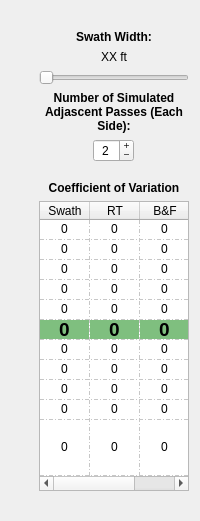
      <widget class="QWidget" name="tab">
       <attribute name="title">
        <string>Simulations</string>
       </attribute>
       <layout class="QHBoxLayout" name="horizontalLayout_62">
        <item>
         <layout class="QVBoxLayout" name="verticalLayout_17">
          <item>
           <widget class="MplWidget" name="plotWidgetRacetrack" native="true">
            <property name="sizePolicy">
             <sizepolicy hsizetype="Expanding" vsizetype="Preferred">
              <horstretch>0</horstretch>
              <verstretch>0</verstretch>
             </sizepolicy>
            </property>
           </widget>
          </item>
          <item>
           <widget class="MplWidget" name="plotWidgetBackAndForth" native="true">
            <property name="sizePolicy">
             <sizepolicy hsizetype="Expanding" vsizetype="Preferred">
              <horstretch>0</horstretch>
              <verstretch>0</verstretch>
             </sizepolicy>
            </property>
           </widget>
          </item>
         </layout>
        </item>
        <item>
         <layout class="QVBoxLayout" name="verticalLayout_33">
          <item>
           <spacer name="verticalSpacer_9">
            <property name="orientation">
             <enum>Qt::Vertical</enum>
            </property>
            <property name="sizeHint" stdset="0">
             <size>
              <width>98</width>
              <height>19</height>
             </size>
            </property>
           </spacer>
          </item>
          <item>
           <widget class="QLabel" name="label_34">
            <property name="sizePolicy">
             <sizepolicy hsizetype="Preferred" vsizetype="Preferred">
              <horstretch>0</horstretch>
              <verstretch>0</verstretch>
             </sizepolicy>
            </property>
            <property name="font">
             <font>
              <weight>75</weight>
              <bold>true</bold>
             </font>
            </property>
            <property name="text">
             <string>Swath Width:</string>
            </property>
            <property name="alignment">
             <set>Qt::AlignCenter</set>
            </property>
           </widget>
          </item>
          <item>
           <widget class="QLabel" name="labelSimulatedSwath">
            <property name="sizePolicy">
             <sizepolicy hsizetype="Preferred" vsizetype="Preferred">
              <horstretch>0</horstretch>
              <verstretch>0</verstretch>
             </sizepolicy>
            </property>
            <property name="text">
             <string>XX ft</string>
            </property>
            <property name="alignment">
             <set>Qt::AlignCenter</set>
            </property>
           </widget>
          </item>
          <item>
           <widget class="QSlider" name="horizontalSliderSimulatedSwath">
            <property name="sizePolicy">
             <sizepolicy hsizetype="Preferred" vsizetype="Fixed">
              <horstretch>0</horstretch>
              <verstretch>0</verstretch>
             </sizepolicy>
            </property>
            <property name="maximumSize">
             <size>
              <width>16777215</width>
              <height>16777215</height>
             </size>
            </property>
            <property name="orientation">
             <enum>Qt::Horizontal</enum>
            </property>
           </widget>
          </item>
          <item>
           <widget class="QLabel" name="label_35">
            <property name="sizePolicy">
             <sizepolicy hsizetype="Preferred" vsizetype="Preferred">
              <horstretch>0</horstretch>
              <verstretch>0</verstretch>
             </sizepolicy>
            </property>
            <property name="maximumSize">
             <size>
              <width>150</width>
              <height>16777215</height>
             </size>
            </property>
            <property name="font">
             <font>
              <weight>75</weight>
              <bold>true</bold>
             </font>
            </property>
            <property name="frameShape">
             <enum>QFrame::NoFrame</enum>
            </property>
            <property name="text">
             <string>Number of Simulated Adjascent Passes (Each Side):</string>
            </property>
            <property name="alignment">
             <set>Qt::AlignCenter</set>
            </property>
            <property name="wordWrap">
             <bool>true</bool>
            </property>
           </widget>
          </item>
          <item alignment="Qt::AlignHCenter">
           <widget class="QSpinBox" name="spinBoxSimulatedSwathPasses">
            <property name="sizePolicy">
             <sizepolicy hsizetype="Fixed" vsizetype="Fixed">
              <horstretch>0</horstretch>
              <verstretch>0</verstretch>
             </sizepolicy>
            </property>
            <property name="layoutDirection">
             <enum>Qt::LeftToRight</enum>
            </property>
            <property name="wrapping">
             <bool>false</bool>
            </property>
            <property name="alignment">
             <set>Qt::AlignCenter</set>
            </property>
            <property name="buttonSymbols">
             <enum>QAbstractSpinBox::PlusMinus</enum>
            </property>
            <property name="accelerated">
             <bool>false</bool>
            </property>
            <property name="showGroupSeparator" stdset="0">
             <bool>false</bool>
            </property>
            <property name="suffix">
             <string/>
            </property>
            <property name="maximum">
             <number>10</number>
            </property>
            <property name="value">
             <number>2</number>
            </property>
           </widget>
          </item>
          <item>
           <spacer name="verticalSpacer_11">
            <property name="orientation">
             <enum>Qt::Vertical</enum>
            </property>
            <property name="sizeHint" stdset="0">
             <size>
              <width>13</width>
              <height>13</height>
             </size>
            </property>
           </spacer>
          </item>
          <item>
           <widget class="QLabel" name="label_36">
            <property name="sizePolicy">
             <sizepolicy hsizetype="Preferred" vsizetype="Preferred">
              <horstretch>0</horstretch>
              <verstretch>0</verstretch>
             </sizepolicy>
            </property>
            <property name="font">
             <font>
              <weight>75</weight>
              <bold>true</bold>
             </font>
            </property>
            <property name="text">
             <string>Coefficient of Variation</string>
            </property>
            <property name="alignment">
             <set>Qt::AlignCenter</set>
            </property>
            <property name="wordWrap">
             <bool>true</bool>
            </property>
           </widget>
          </item>
          <item>
           <widget class="QTableWidget" name="tableWidgetCV">
            <property name="sizePolicy">
             <sizepolicy hsizetype="Fixed" vsizetype="Expanding">
              <horstretch>0</horstretch>
              <verstretch>0</verstretch>
             </sizepolicy>
            </property>
            <property name="minimumSize">
             <size>
              <width>0</width>
              <height>290</height>
             </size>
            </property>
            <property name="maximumSize">
             <size>
              <width>150</width>
              <height>290</height>
             </size>
            </property>
            <property name="selectionMode">
             <enum>QAbstractItemView::NoSelection</enum>
            </property>
            <property name="gridStyle">
             <enum>Qt::DashDotLine</enum>
            </property>
            <attribute name="horizontalHeaderCascadingSectionResizes">
             <bool>true</bool>
            </attribute>
            <attribute name="horizontalHeaderDefaultSectionSize">
             <number>50</number>
            </attribute>
            <attribute name="horizontalHeaderMinimumSectionSize">
             <number>50</number>
            </attribute>
            <attribute name="horizontalHeaderStretchLastSection">
             <bool>false</bool>
            </attribute>
            <attribute name="verticalHeaderVisible">
             <bool>false</bool>
            </attribute>
            <attribute name="verticalHeaderCascadingSectionResizes">
             <bool>true</bool>
            </attribute>
            <attribute name="verticalHeaderDefaultSectionSize">
             <number>20</number>
            </attribute>
            <attribute name="verticalHeaderMinimumSectionSize">
             <number>10</number>
            </attribute>
            <attribute name="verticalHeaderShowSortIndicator" stdset="0">
             <bool>false</bool>
            </attribute>
            <attribute name="verticalHeaderStretchLastSection">
             <bool>true</bool>
            </attribute>
            <row>
             <property name="text">
              <string>m10</string>
             </property>
            </row>
            <row>
             <property name="text">
              <string>m8</string>
             </property>
            </row>
            <row>
             <property name="text">
              <string>m6</string>
             </property>
            </row>
            <row>
             <property name="text">
              <string>m4</string>
             </property>
            </row>
            <row>
             <property name="text">
              <string>m2</string>
             </property>
            </row>
            <row>
             <property name="text">
              <string>c</string>
             </property>
             <property name="background">
              <color alpha="128">
               <red>0</red>
               <green>128</green>
               <blue>0</blue>
              </color>
             </property>
            </row>
            <row>
             <property name="text">
              <string>p2</string>
             </property>
            </row>
            <row>
             <property name="text">
              <string>p4</string>
             </property>
            </row>
            <row>
             <property name="text">
              <string>p6</string>
             </property>
            </row>
            <row>
             <property name="text">
              <string>p8</string>
             </property>
            </row>
            <row>
             <property name="text">
              <string>p10</string>
             </property>
            </row>
            <column>
             <property name="text">
              <string>Swath</string>
             </property>
             <property name="textAlignment">
              <set>AlignCenter</set>
             </property>
            </column>
            <column>
             <property name="text">
              <string>RT</string>
             </property>
             <property name="textAlignment">
              <set>AlignCenter</set>
             </property>
            </column>
            <column>
             <property name="text">
              <string>B&amp;F</string>
             </property>
             <property name="textAlignment">
              <set>AlignCenter</set>
             </property>
            </column>
            <item row="0" column="0">
             <property name="text">
              <string>0</string>
             </property>
             <property name="textAlignment">
              <set>AlignCenter</set>
             </property>
            </item>
            <item row="0" column="1">
             <property name="text">
              <string>0</string>
             </property>
             <property name="textAlignment">
              <set>AlignCenter</set>
             </property>
            </item>
            <item row="0" column="2">
             <property name="text">
              <string>0</string>
             </property>
             <property name="textAlignment">
              <set>AlignCenter</set>
             </property>
            </item>
            <item row="1" column="0">
             <property name="text">
              <string>0</string>
             </property>
             <property name="textAlignment">
              <set>AlignCenter</set>
             </property>
            </item>
            <item row="1" column="1">
             <property name="text">
              <string>0</string>
             </property>
             <property name="textAlignment">
              <set>AlignCenter</set>
             </property>
            </item>
            <item row="1" column="2">
             <property name="text">
              <string>0</string>
             </property>
             <property name="textAlignment">
              <set>AlignCenter</set>
             </property>
            </item>
            <item row="2" column="0">
             <property name="text">
              <string>0</string>
             </property>
             <property name="textAlignment">
              <set>AlignCenter</set>
             </property>
            </item>
            <item row="2" column="1">
             <property name="text">
              <string>0</string>
             </property>
             <property name="textAlignment">
              <set>AlignCenter</set>
             </property>
            </item>
            <item row="2" column="2">
             <property name="text">
              <string>0</string>
             </property>
             <property name="textAlignment">
              <set>AlignCenter</set>
             </property>
            </item>
            <item row="3" column="0">
             <property name="text">
              <string>0</string>
             </property>
             <property name="textAlignment">
              <set>AlignCenter</set>
             </property>
            </item>
            <item row="3" column="1">
             <property name="text">
              <string>0</string>
             </property>
             <property name="textAlignment">
              <set>AlignCenter</set>
             </property>
            </item>
            <item row="3" column="2">
             <property name="text">
              <string>0</string>
             </property>
             <property name="textAlignment">
              <set>AlignCenter</set>
             </property>
            </item>
            <item row="4" column="0">
             <property name="text">
              <string>0</string>
             </property>
             <property name="textAlignment">
              <set>AlignCenter</set>
             </property>
            </item>
            <item row="4" column="1">
             <property name="text">
              <string>0</string>
             </property>
             <property name="textAlignment">
              <set>AlignCenter</set>
             </property>
            </item>
            <item row="4" column="2">
             <property name="text">
              <string>0</string>
             </property>
             <property name="textAlignment">
              <set>AlignCenter</set>
             </property>
            </item>
            <item row="5" column="0">
             <property name="text">
              <string>0</string>
             </property>
             <property name="font">
              <font>
               <pointsize>14</pointsize>
               <weight>75</weight>
               <bold>true</bold>
              </font>
             </property>
             <property name="textAlignment">
              <set>AlignCenter</set>
             </property>
             <property name="background">
              <brush brushstyle="SolidPattern">
               <color alpha="128">
                <red>0</red>
                <green>128</green>
                <blue>0</blue>
               </color>
              </brush>
             </property>
            </item>
            <item row="5" column="1">
             <property name="text">
              <string>0</string>
             </property>
             <property name="font">
              <font>
               <pointsize>14</pointsize>
               <weight>75</weight>
               <bold>true</bold>
              </font>
             </property>
             <property name="textAlignment">
              <set>AlignCenter</set>
             </property>
             <property name="background">
              <brush brushstyle="SolidPattern">
               <color alpha="128">
                <red>0</red>
                <green>128</green>
                <blue>0</blue>
               </color>
              </brush>
             </property>
            </item>
            <item row="5" column="2">
             <property name="text">
              <string>0</string>
             </property>
             <property name="font">
              <font>
               <pointsize>14</pointsize>
               <weight>75</weight>
               <bold>true</bold>
              </font>
             </property>
             <property name="textAlignment">
              <set>AlignCenter</set>
             </property>
             <property name="background">
              <brush brushstyle="SolidPattern">
               <color alpha="128">
                <red>0</red>
                <green>128</green>
                <blue>0</blue>
               </color>
              </brush>
             </property>
            </item>
            <item row="6" column="0">
             <property name="text">
              <string>0</string>
             </property>
             <property name="textAlignment">
              <set>AlignCenter</set>
             </property>
            </item>
            <item row="6" column="1">
             <property name="text">
              <string>0</string>
             </property>
             <property name="textAlignment">
              <set>AlignCenter</set>
             </property>
            </item>
            <item row="6" column="2">
             <property name="text">
              <string>0</string>
             </property>
             <property name="textAlignment">
              <set>AlignCenter</set>
             </property>
            </item>
            <item row="7" column="0">
             <property name="text">
              <string>0</string>
             </property>
             <property name="textAlignment">
              <set>AlignCenter</set>
             </property>
            </item>
            <item row="7" column="1">
             <property name="text">
              <string>0</string>
             </property>
             <property name="textAlignment">
              <set>AlignCenter</set>
             </property>
            </item>
            <item row="7" column="2">
             <property name="text">
              <string>0</string>
             </property>
             <property name="textAlignment">
              <set>AlignCenter</set>
             </property>
            </item>
            <item row="8" column="0">
             <property name="text">
              <string>0</string>
             </property>
             <property name="textAlignment">
              <set>AlignCenter</set>
             </property>
            </item>
            <item row="8" column="1">
             <property name="text">
              <string>0</string>
             </property>
             <property name="textAlignment">
              <set>AlignCenter</set>
             </property>
            </item>
            <item row="8" column="2">
             <property name="text">
              <string>0</string>
             </property>
             <property name="textAlignment">
              <set>AlignCenter</set>
             </property>
            </item>
            <item row="9" column="0">
             <property name="text">
              <string>0</string>
             </property>
             <property name="textAlignment">
              <set>AlignCenter</set>
             </property>
            </item>
            <item row="9" column="1">
             <property name="text">
              <string>0</string>
             </property>
             <property name="textAlignment">
              <set>AlignCenter</set>
             </property>
            </item>
            <item row="9" column="2">
             <property name="text">
              <string>0</string>
             </property>
             <property name="textAlignment">
              <set>AlignCenter</set>
             </property>
            </item>
            <item row="10" column="0">
             <property name="text">
              <string>0</string>
             </property>
             <property name="textAlignment">
              <set>AlignCenter</set>
             </property>
            </item>
            <item row="10" column="1">
             <property name="text">
              <string>0</string>
             </property>
             <property name="textAlignment">
              <set>AlignCenter</set>
             </property>
            </item>
            <item row="10" column="2">
             <property name="text">
              <string>0</string>
             </property>
             <property name="textAlignment">
              <set>AlignCenter</set>
             </property>
            </item>
           </widget>
          </item>
          <item>
           <spacer name="verticalSpacer_10">
            <property name="orientation">
             <enum>Qt::Vertical</enum>
            </property>
            <property name="sizeHint" stdset="0">
             <size>
              <width>118</width>
              <height>19</height>
             </size>
            </property>
           </spacer>
          </item>
         </layout>
        </item>
       </layout>
      </widget>
